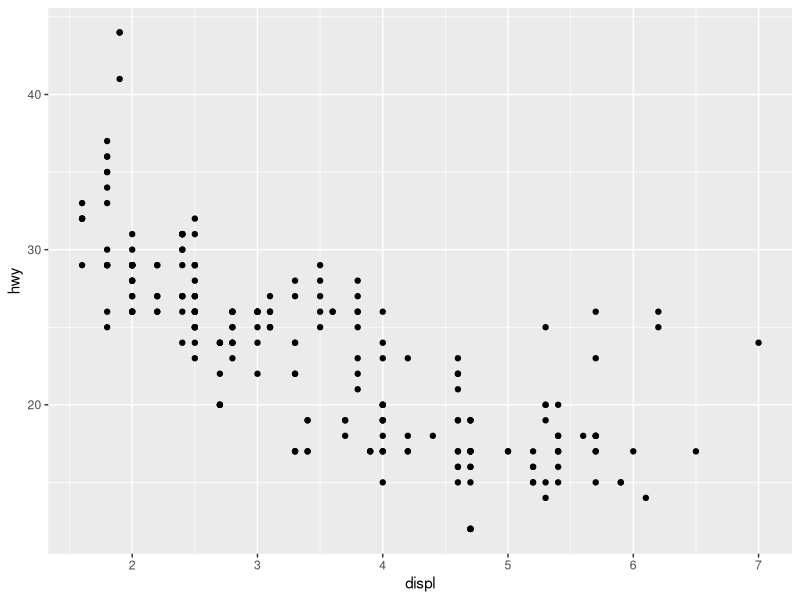
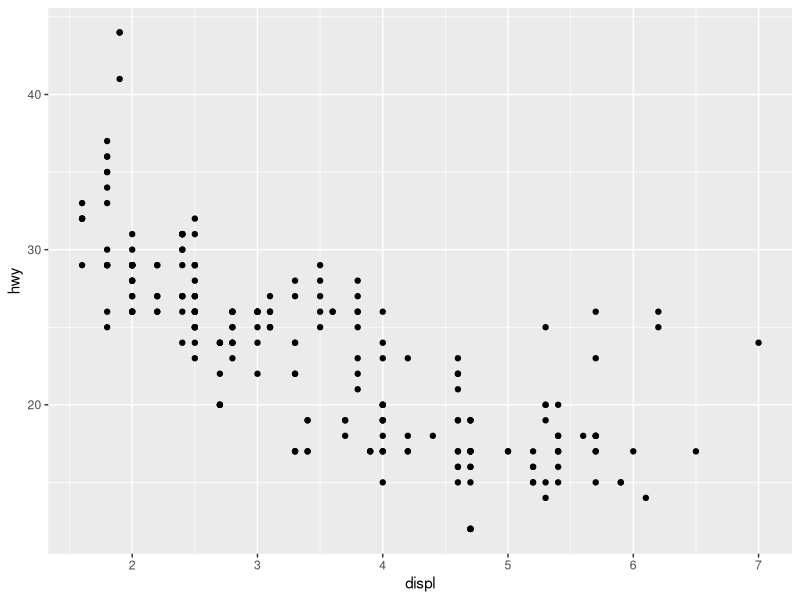
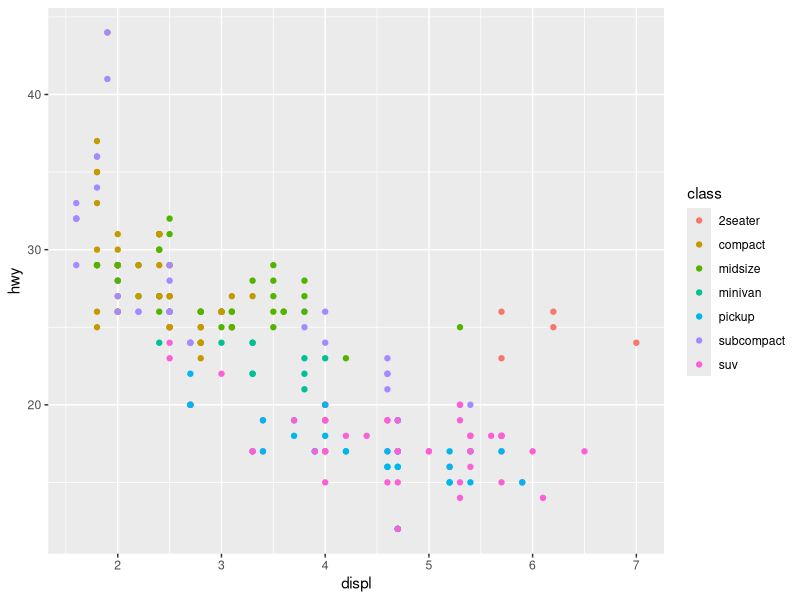
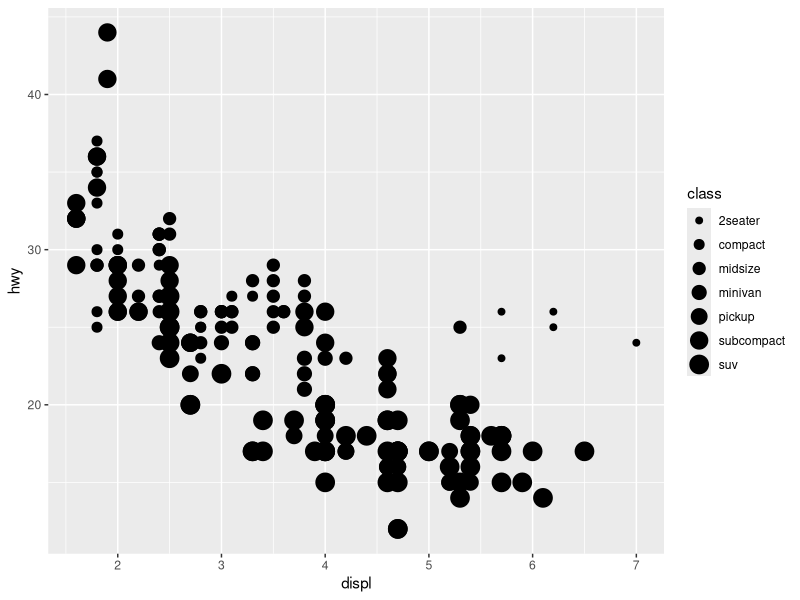
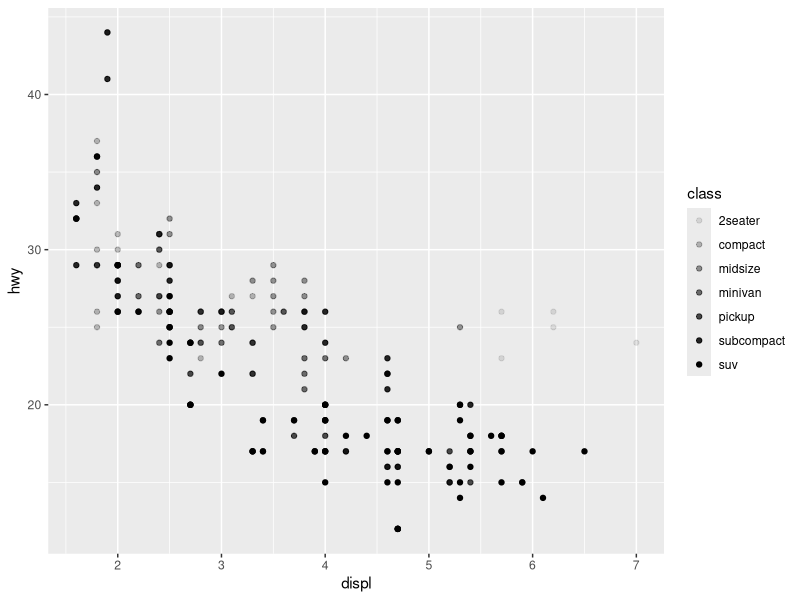
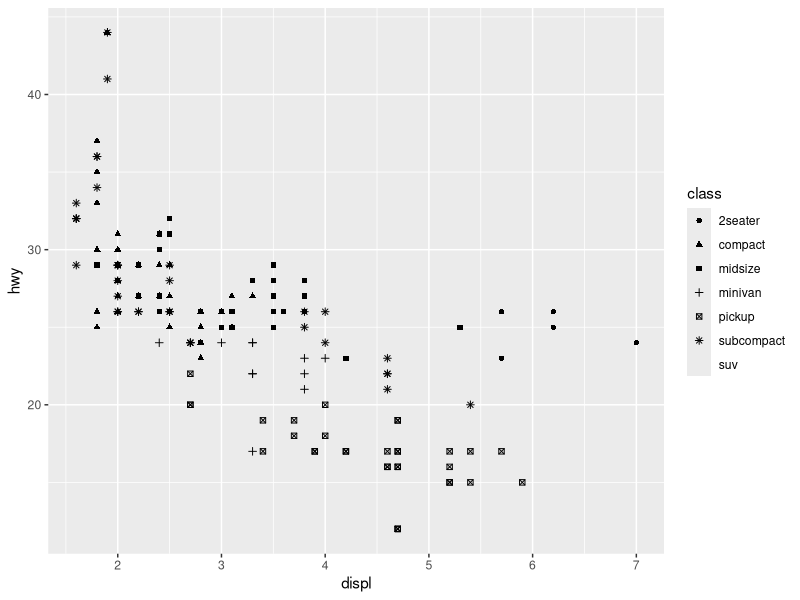
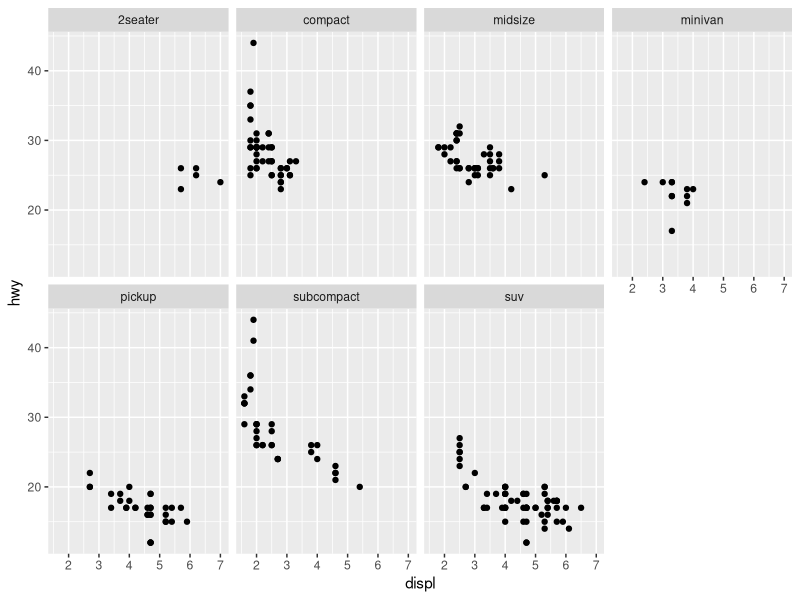
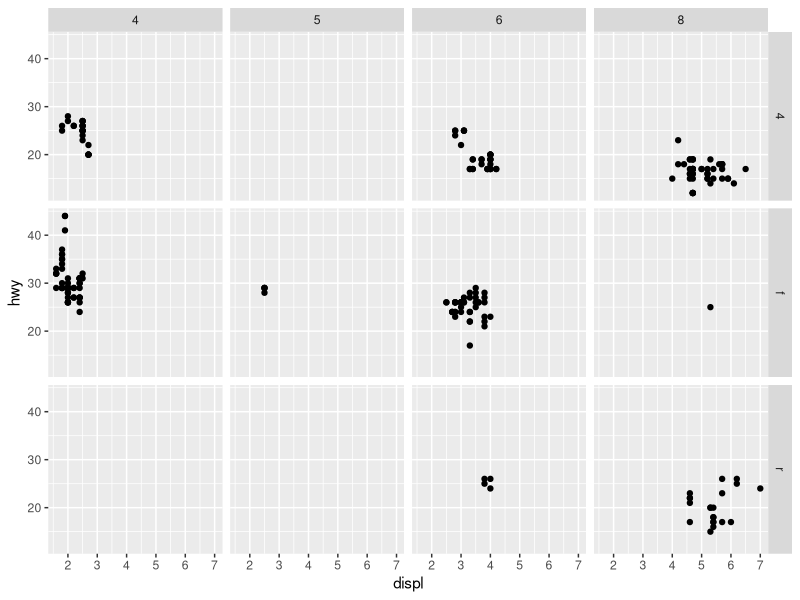

Generate these figures, in order, with R:
## ---- chunk 1
library(tidyverse)
library(ggplot2)
## ---- chunk 2
mpg %>% head()

### 차원 파악
mpg %>% dim()
## ---- chunk 3
ggplot(data = mpg) + 
  geom_point(mapping = aes(x = displ, y = hwy))
## ---- chunk 4
### 더 간단한 코드
ggplot(mpg) + 
  geom_point(aes(displ,hwy))
## ---- chunk 5
### class별 색상 지정
table(mpg$class)

ggplot(data = mpg) + 
  geom_point(mapping = aes(x = displ, y = hwy, color = class)) # col='blue' (통일된 색상)
## ---- chunk 6
### class 별 크기 지정
ggplot(data = mpg) + 
  geom_point(mapping = aes(x = displ, y = hwy, size = class))
## ---- chunk 7
ggplot(data = mpg) + 
  geom_point(mapping = aes(x = displ, y = hwy, alpha = class))
## ---- chunk 8
ggplot(data = mpg) + 
  geom_point(mapping = aes(x = displ, y = hwy, shape = class))
## ---- chunk 9
### class별 2행의 패널
ggplot(data = mpg) + 
  geom_point(mapping = aes(x = displ, y = hwy)) + 
  facet_wrap(~ class, nrow = 2)
## ---- chunk 10
table(mpg$drv)
table(mpg$cyl)

ggplot(mpg) + 
  geom_point(aes(x = displ, y = hwy)) + 
  facet_grid(drv ~ cyl) # facet 하지 않으려면 변수 대신 마침표 사용가능
## ---- chunk 11
### linetype = drv : drv에 따른 라인 구분
ggplot(mpg) + 
  geom_smooth(aes(x = displ, y = hwy,linetype = drv))
## ---- chunk 12
### 점, 컬러 추가
ggplot(mpg,aes(x=displ,
               y=hwy,
               color=drv)) +
  geom_point() +
  geom_smooth(aes(linetype=drv))
## ---- chunk 13
### 그룹화만 했을 경우
ggplot(mpg) +
  geom_smooth(aes(x=displ, y=hwy, group = drv))
## ---- chunk 14
### 선 색상으로 구분 + 범례 미표기
ggplot(mpg) +
  geom_smooth(aes(x=displ, y=hwy, color = drv),
              show.legend = F)
## ---- chunk 15
### 선/색상/점 모두 구분
ggplot(mpg, aes(x=displ, y=hwy)) +
  geom_point(aes(color= class)) +
  geom_smooth(aes(linetype = class))
## ---- chunk 16
### 특정 데이터 필터링
### se=F : 회귀선의 표준오차 미표시
ggplot(mpg, aes(x=displ, y=hwy)) +
  geom_point(aes(color= class)) +
  geom_smooth(data = mpg %>% filter(class == 'subcompact'),se=F) 
## ---- chunk 17
diamonds

### 특정 컬럼 빈도수
diamonds$cut %>% table()
## ---- chunk 18
### 특정 컬럼 빈도수 시각화
ggplot(diamonds) +
  geom_bar(aes(x=cut)) # stat_count와 동일
## ---- chunk 19
### 막대그래프 색상 조정 color= cut
ggplot(diamonds) +
  geom_bar(aes(x=cut, color= cut))
## ---- chunk 20
### 막대그래프 색상 조정 fill= cut
ggplot(diamonds) +
  geom_bar(aes(x=cut, fill= cut))
## ---- chunk 21
### 막대그래프 색상 조정 fill= clarity
### x축에 대해서 색상 조정 가능
ggplot(diamonds) +
  geom_bar(aes(x=cut, fill= clarity))
## ---- chunk 22
### 투명도 + identity: 막대 안겹치게 포지셔닝
ggplot(diamonds, aes(x=cut, fill=clarity)) +
  geom_bar(alpha=1/5, position = "identity")
## ---- chunk 23
### 채움색상 NA(투명) 
ggplot(diamonds, aes(x=cut, color=clarity)) +
  geom_bar(fill=NA, position = "identity")
## ---- chunk 24
### fill : 전체높이에 대한 비율 표현 → 상대적 비교 가능
ggplot(diamonds) +
  geom_bar(aes(x=cut, fill=clarity), position = "fill")
## ---- chunk 25
### dodge : 비교선상의 막대 나란히 배열
ggplot(diamonds) +
  geom_bar(aes(x=cut, fill=clarity), position = "dodge")
## ---- chunk 26
### jitter : 점 뿌리기
ggplot(mpg) +
  geom_point(aes(x=displ, y=hwy), position = 'jitter')

ggplot(mpg) +
  geom_jitter(aes(x=displ, y= hwy))
## ---- chunk 27
### boxplot
ggplot(mpg) +
  geom_boxplot(aes(x=class, y=hwy))

### 색상 지정 가능
ggplot(mpg) +
  geom_boxplot(aes(x=class,y=hwy, fill = class))
## ---- chunk 28
### coord_flip : x축, y축 변경
ggplot(mpg) +
  geom_boxplot(aes(x=class, y=hwy)) +
  coord_flip()
## ---- chunk 29
#install.packages("maps")
library(maps)

### maps 패키지의 데이터셋 저장/생성
nz <- map_data("nz")
nz %>% head()

### geom_polygon : 지도 형식 시각화
ggplot(nz, aes(x=long, y=lat, group=group)) +
  geom_polygon(fill="white", color="black")
## ---- chunk 30
### coord_quickmap : 가로 세율 비율 보존 (정확한 지도)
ggplot(nz, aes(x=long, y=lat, group=group)) +
  geom_polygon(fill="white", color="black") +
  coord_quickmap()
## ---- chunk 31
bar <- ggplot(diamonds) +
  geom_bar(aes(x=cut, fill=cut),
           show.legend = F,
           width = 1) +
  theme(aspect.ratio = 1) + # 그래프 가로:세로 비율
  labs(x=NULL, y=NULL)

bar
## ---- chunk 32
### coord_polar : 원형 막대 그래프
bar + coord_polar()
## ---- chunk 33
### 차종에 따라서 고속도로에서 연비차이가 날까?

### errorbar로 연비 범위(평균-표준오차, 평균+표준오차) 구하기
mpg %>% 
  group_by(class) %>% 
  summarise(mean_hwy = mean(hwy), sd_hwy = sd(hwy)) %>% 
  ggplot(aes(x=class, y=mean_hwy, fill=class)) +
  geom_bar(stat = "identity") +
  geom_errorbar(aes(ymin = mean_hwy - sd_hwy, ymax = mean_hwy + sd_hwy),
                width = 0.5,
                position = position_dodge(width = 0.9),
                color = "black")
